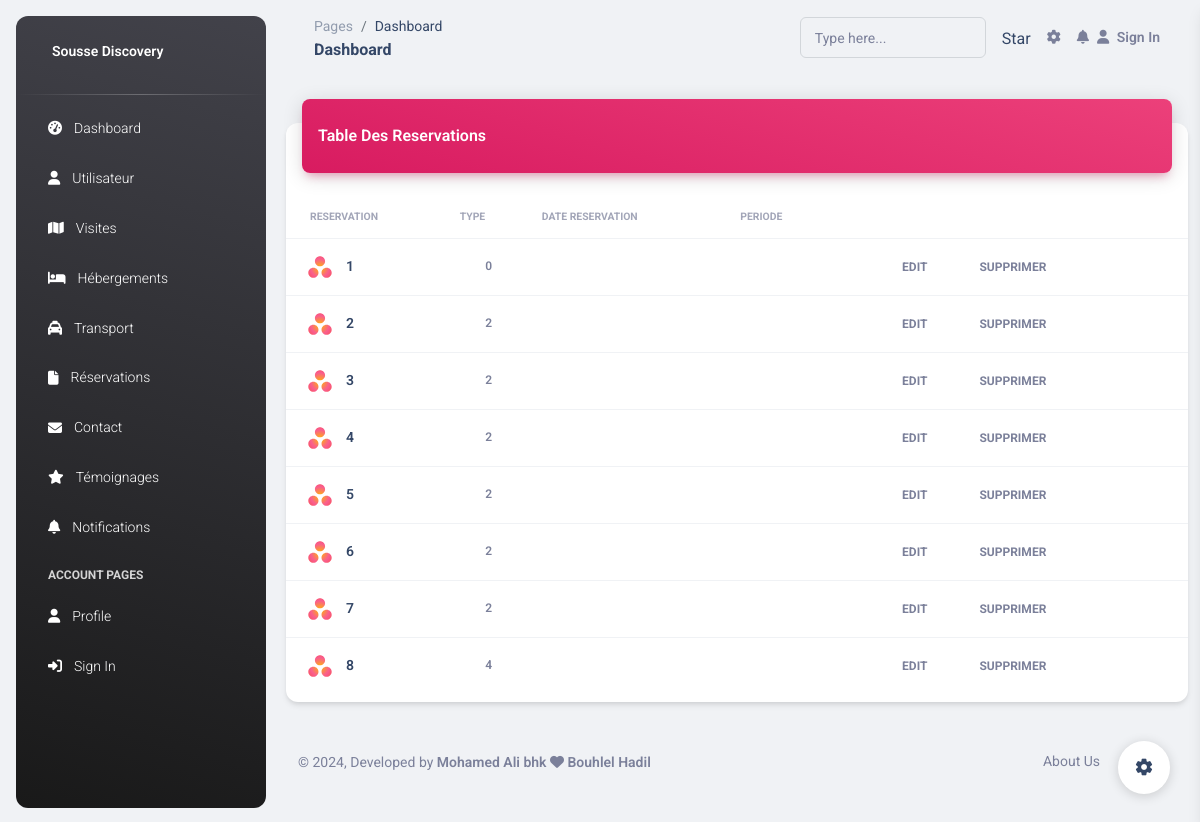
Screenshot of /connexion/reservation.php (signed in) with the database file from the repository.
### tables this page shows
CREATE TABLE IF NOT EXISTS `reservation` (
  `id` int NOT NULL AUTO_INCREMENT,
  `idfor` int NOT NULL,
  `type` varchar(100) NOT NULL,
  `idClient` int NOT NULL,
  `dateD` varchar(50) NOT NULL,
  `dateF` varchar(50) NOT NULL,
  `dateReservation` varchar(50) NOT NULL,
  `etat` int NOT NULL,
  PRIMARY KEY (`id`)
);

### connexion/database.php (called while the page is built, shortened)
<?php
class database
{
    private $link;
    public function __construct()
    {
        global $link;
        if (is_null($link)) {
            $server = 'localhost';
            $login = 'root';
            $password = '';
            $database = 'sousse_discovery';
            try {
                $this->link = new mysqli($server, $login, $password, $database);
                $this->link->set_charset("utf8");
            } catch (mysqli_sql_exception $e) {
                echo 'Problem de connexion--> ' . $e;
            }
        }
    }
    public function getConnectionDB()
    {
        return $this->link;
    }
}
?>

### connexion/connexion.php (called while the page is built, shortened)
<?php
require_once("database.php");
require_once("reservationfct.php");
$database = new database();
$reservationfct= new reservationfct($database->getConnectionDB());
?>

### connexion/reservationfct.php (called while the page is built, shortened)
<?php
class reservationfct
{
    private $db;
    public function __construct($db)
    {
        $this->db = $db;
    }
    public function read()
    {
        $table = array();
        $query = mysqli_query($this->db, "SELECT * FROM `reservation`");
        while ($result = mysqli_fetch_array($query)) {
            $table[] = $result;
        }
        return $table;
    }
}
?>

### connexion/reservation.php (the view, shortened to what this page needs)
<?php require_once('head.php'); ?>
<body class="g-sidenav-show  bg-gray-200">
<?php require_once('navbarr.php'); ?>
    <div class="container-fluid py-4">
      <div class="row">
        <div class="col-12">
          <div class="card my-4">
            <div class="card-header p-0 position-relative mt-n4 mx-3 z-index-2">
              <div class="bg-gradient-primary shadow-primary border-radius-lg pt-4 pb-3">
                <h6 class="text-white text-capitalize ps-3">Table Des reservations </h6>
              </div>
            </div>
            <div class="card-body px-0 pb-2">
              <div class="table-responsive p-0">
                <table class="table align-items-center justify-content-center mb-0">
                  <thead>
                    <tr>
                      <th class="text-uppercase text-secondary text-xxs font-weight-bolder opacity-7">Reservation</th>
                      <th class="text-uppercase text-secondary text-xxs font-weight-bolder opacity-7 ps-2">Type</th>
                      <th class="text-uppercase text-secondary text-xxs font-weight-bolder opacity-7 ps-2">Date reservation</th>
                      <th class="text-uppercase text-secondary text-xxs font-weight-bolder text-center opacity-7 ps-2">Periode</th>
                      <th></th>
                    </tr>
                  </thead>
                  <tbody>
                  <?php
                        $all = $reservationfct->read();
                        foreach ($all as $i => $item):
                  ?>
                    <tr>
                      <td>
                        <div class="d-flex px-2">
                          <div>
                            <img src="../assets/img/small-logos/logo-asana.svg" class="avatar avatar-sm rounded-circle me-2" alt="spotify">
                          </div>
                          <div class="my-auto">
                            <h6 class="mb-0 text-sm"><?= $item["id"]; ?></h6>
                          </div>
                        </div>
                      </td>
                      <td class="align-middle text-center">
                        <div class="d-flex align-items-center justify-content-center">
                          <span class="me-2 text-xs font-weight-bold"><?= $item["idfor"]; ?></span>
                        </div>
                      </td>
                      <td>
                      </td>
                      <td>
                      </td>
                      <td class="align-middle">
                      <button class="btn btn-link text-secondary mb-0">
                      <button type="button" class="btn btn-link text-secondary mb-0"
                                            data-bs-toggle="modal" data-bs-target="#update<?= $item["id"]; ?>">
                          Edit
                        </button>
                        <button type="button" class="btn btn-link text-secondary mb-0" data-bs-toggle="modal" data-bs-target="#delete<?= $item["id"]; ?>">
                          supprimer
                        </button>
                      </td>
                    </tr>
                    <?php endforeach; ?>
                  </tbody>
                </table>
              </div>
            </div>
          </div>
        </div>
      </div>
      <?php require_once('footerd.php'); ?>
    </div>
  </main>
  <?php require_once('sidebar.php');
  require_once('script.php'); ?>
</body>
</html>

### rows the page displays
reservation: id "1", idfor "0"
reservation: id "2", idfor "2"
reservation: id "3", idfor "2"
reservation: id "4", idfor "2"
reservation: id "5", idfor "2"
reservation: id "6", idfor "2"
reservation: id "7", idfor "2"
reservation: id "8", idfor "4"
